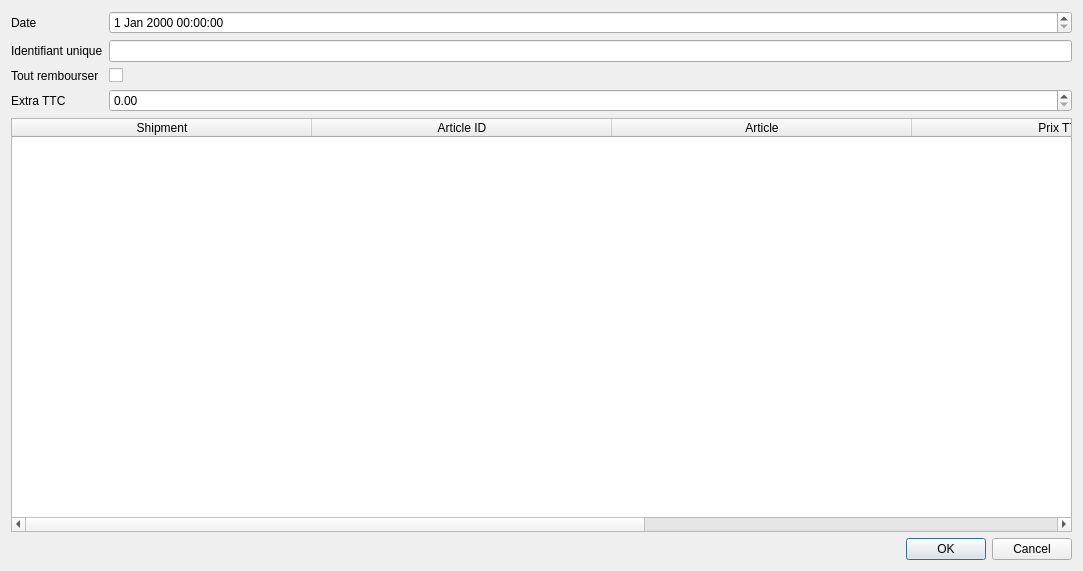
<?xml version="1.0" encoding="UTF-8"?>
<ui version="4.0">
 <class>DialogCreateRefund</class>
 <widget class="QDialog" name="DialogCreateRefund">
  <property name="geometry">
   <rect>
    <x>0</x>
    <y>0</y>
    <width>1083</width>
    <height>571</height>
   </rect>
  </property>
  <property name="windowTitle">
   <string>Create refund</string>
  </property>
  <layout class="QVBoxLayout" name="verticalLayout">
   <item>
    <layout class="QFormLayout" name="formLayout">
     <item row="0" column="0">
      <widget class="QLabel" name="label_2">
       <property name="text">
        <string>Date</string>
       </property>
      </widget>
     </item>
     <item row="0" column="1">
      <widget class="QDateTimeEdit" name="dateTimeEdit"/>
     </item>
     <item row="1" column="0">
      <widget class="QLabel" name="label">
       <property name="text">
        <string>Identifiant unique</string>
       </property>
      </widget>
     </item>
     <item row="1" column="1">
      <widget class="QLineEdit" name="lineEditId"/>
     </item>
     <item row="2" column="0">
      <widget class="QLabel" name="label_5">
       <property name="text">
        <string>Tout rembourser</string>
       </property>
      </widget>
     </item>
     <item row="2" column="1">
      <widget class="QCheckBox" name="checkBoxRefundAll">
       <property name="text">
        <string/>
       </property>
      </widget>
     </item>
     <item row="3" column="0">
      <widget class="QLabel" name="label_3">
       <property name="text">
        <string>Extra TTC</string>
       </property>
      </widget>
     </item>
     <item row="3" column="1">
      <widget class="QDoubleSpinBox" name="spindBoxExtraTaxed">
       <property name="maximum">
        <double>9999999.000000000000000</double>
       </property>
      </widget>
     </item>
     <item row="4" column="0" colspan="2">
      <widget class="QTableWidget" name="tableWidgetArticles">
       <attribute name="horizontalHeaderDefaultSectionSize">
        <number>300</number>
       </attribute>
       <attribute name="horizontalHeaderStretchLastSection">
        <bool>true</bool>
       </attribute>
       <column>
        <property name="text">
         <string>Shipment</string>
        </property>
       </column>
       <column>
        <property name="text">
         <string>Article ID</string>
        </property>
       </column>
       <column>
        <property name="text">
         <string>Article</string>
        </property>
       </column>
       <column>
        <property name="text">
         <string>Prix TTC</string>
        </property>
       </column>
       <column>
        <property name="text">
         <string>Shipping TTC</string>
        </property>
       </column>
      </widget>
     </item>
    </layout>
   </item>
   <item>
    <widget class="QDialogButtonBox" name="buttonBox">
     <property name="orientation">
      <enum>Qt::Horizontal</enum>
     </property>
     <property name="standardButtons">
      <set>QDialogButtonBox::Cancel|QDialogButtonBox::Ok</set>
     </property>
    </widget>
   </item>
  </layout>
 </widget>
 <resources/>
 <connections>
  <connection>
   <sender>buttonBox</sender>
   <signal>accepted()</signal>
   <receiver>DialogCreateRefund</receiver>
   <slot>accept()</slot>
   <hints>
    <hint type="sourcelabel">
     <x>248</x>
     <y>254</y>
    </hint>
    <hint type="destinationlabel">
     <x>157</x>
     <y>274</y>
    </hint>
   </hints>
  </connection>
  <connection>
   <sender>buttonBox</sender>
   <signal>rejected()</signal>
   <receiver>DialogCreateRefund</receiver>
   <slot>reject()</slot>
   <hints>
    <hint type="sourcelabel">
     <x>316</x>
     <y>260</y>
    </hint>
    <hint type="destinationlabel">
     <x>286</x>
     <y>274</y>
    </hint>
   </hints>
  </connection>
 </connections>
</ui>
